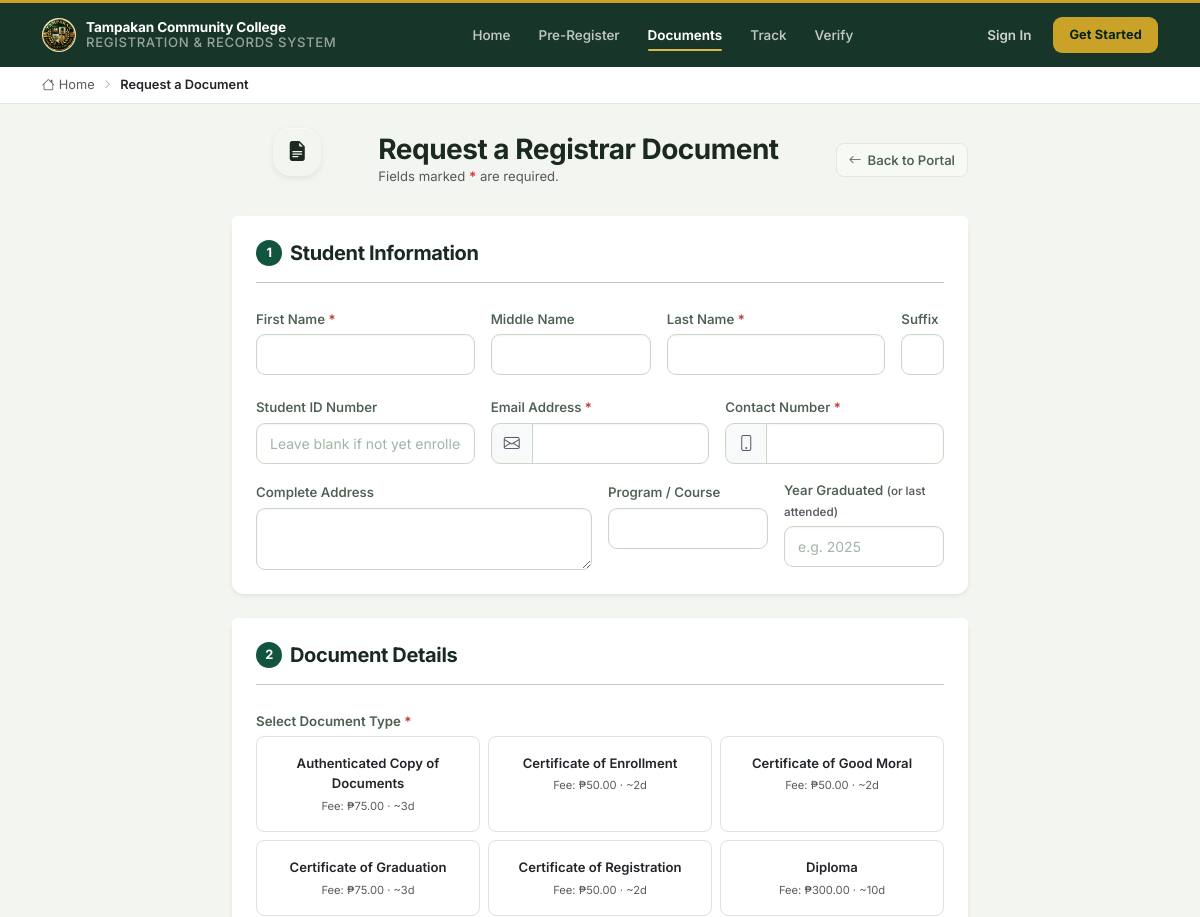
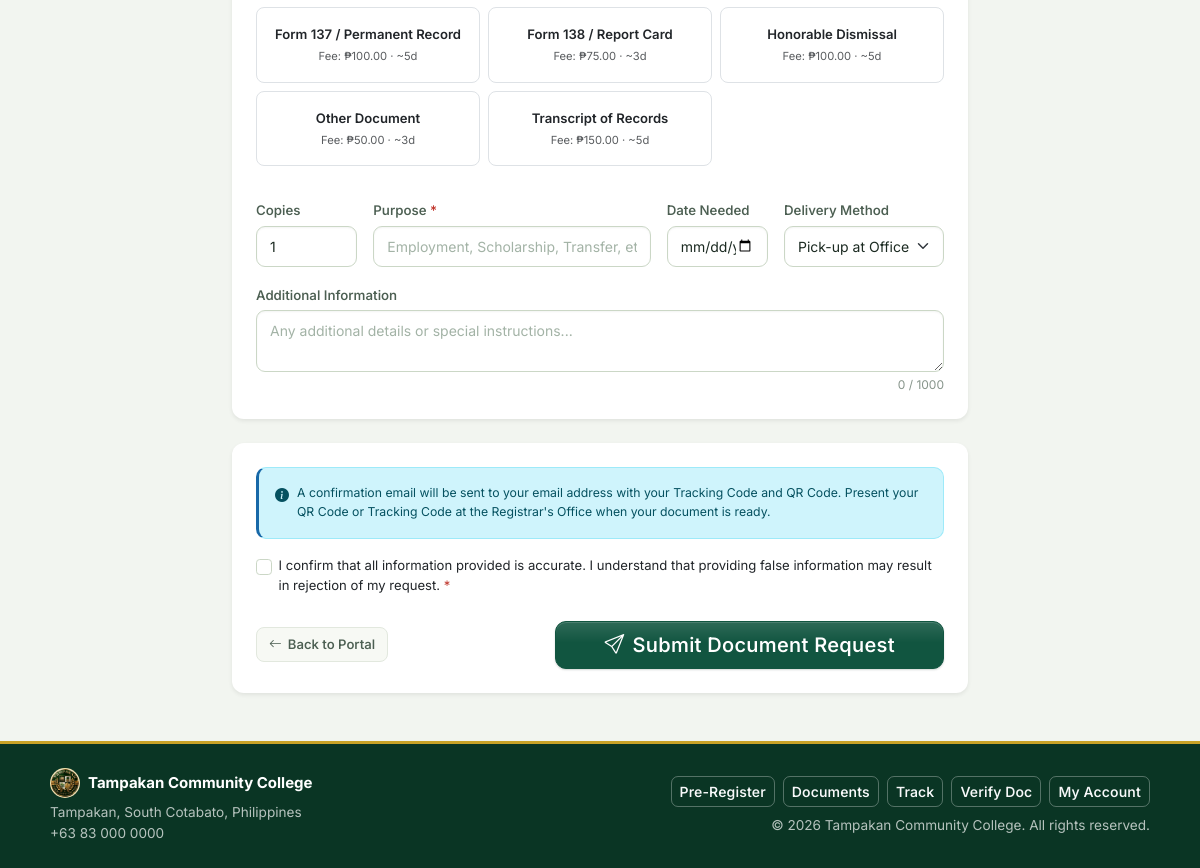
Page /student/document_request.php on the committed database (2 pictures, top to bottom).
### tables this page shows
CREATE TABLE document_types (
    id              INT UNSIGNED    NOT NULL AUTO_INCREMENT,
    code            VARCHAR(30)     NOT NULL,
    name            VARCHAR(200)    NOT NULL,
    description     TEXT                NULL DEFAULT NULL,
    fee             DECIMAL(10,2)   NOT NULL DEFAULT 0.00,
    processing_days INT             NOT NULL DEFAULT 3,
    is_active       TINYINT(1)      NOT NULL DEFAULT 1,
    created_at      DATETIME        NOT NULL DEFAULT CURRENT_TIMESTAMP,
    PRIMARY KEY (id),
    UNIQUE KEY uq_doc_code (code)
);

CREATE TABLE system_settings (
    id            INT UNSIGNED    NOT NULL AUTO_INCREMENT,
    setting_key   VARCHAR(100)    NOT NULL,
    setting_value TEXT                NULL DEFAULT NULL,
    label         VARCHAR(200)        NULL DEFAULT NULL,
    description   TEXT                NULL DEFAULT NULL,
    updated_by    INT UNSIGNED        NULL DEFAULT NULL,
    updated_at    DATETIME        NOT NULL DEFAULT CURRENT_TIMESTAMP ON UPDATE CURRENT_TIMESTAMP,
    PRIMARY KEY (id),
    UNIQUE KEY uq_setting_key (setting_key),
    CONSTRAINT fk_setting_user FOREIGN KEY (updated_by) REFERENCES users (id) ON DELETE SET NULL
);

### includes/helpers.php (called while the page is built, shortened)
<?php
require_once __DIR__ . '/db.php';
function isStudentLoggedIn(): bool
{
    return !empty($_SESSION['student_id']);
}
function currentStudent(): ?array
{
    if (!isStudentLoggedIn()) return null;
    return $_SESSION['student'] ?? null;
}
function e(mixed $value): string
{
    return htmlspecialchars((string) $value, ENT_QUOTES, 'UTF-8');
}
function getSetting(string $key, string $default = ''): string
{
    static $cache = [];
    if (!isset($cache[$key])) {
        $val = db()->fetchValue(
            "SELECT setting_value FROM system_settings WHERE setting_key = ?",
            [$key]
        );
        $cache[$key] = ($val !== null) ? (string)$val : $default;
    }
    return $cache[$key];
}
function formatCurrency(float $amount, string $symbol = '₱'): string
{
    return $symbol . number_format($amount, 2);
}
function post(string $key, mixed $default = ''): string
{
    return isset($_POST[$key]) ? trim($_POST[$key]) : $default;
}
function getActiveDocumentTypes(): array
{
    return db()->fetchAll("SELECT * FROM document_types WHERE is_active = 1 ORDER BY name ASC");
}

### includes/db.php (called while the page is built, shortened)
<?php
class Database
{
    private static ?Database $instance = null;
    private PDO $pdo;
    private function __construct()
    {
        $dsn = sprintf(
            'mysql:host=%s;port=%d;dbname=%s;charset=%s',
            DB_HOST, DB_PORT, DB_NAME, DB_CHARSET
        );
        $options = [
            PDO::ATTR_ERRMODE            => PDO::ERRMODE_EXCEPTION,
            PDO::ATTR_DEFAULT_FETCH_MODE => PDO::FETCH_ASSOC,
            PDO::ATTR_EMULATE_PREPARES   => false,
            PDO::MYSQL_ATTR_INIT_COMMAND => "SET NAMES utf8mb4 COLLATE utf8mb4_unicode_ci",
        ];
        try {
            $this->pdo = new PDO($dsn, DB_USER, DB_PASS, $options);
        } catch (PDOException $e) {
            if (APP_DEBUG) {
                die('<div style="font-family:monospace;padding:20px;color:red;">
                    <strong>Database Connection Error:</strong><br>' .
                    htmlspecialchars($e->getMessage()) . '</div>');
            } else {
                die('<div style="font-family:sans-serif;padding:20px;">
                    A system error occurred. Please contact the administrator.</div>');
            }
        }
    }
    public static function getInstance(): Database
    {
        if (self::$instance === null) {
            self::$instance = new self();
        }
        return self::$instance;
    }
    public function fetchAll(string $sql, array $params = []): array
    {
        $stmt = $this->pdo->prepare($sql);
        $stmt->execute($params);
        return $stmt->fetchAll();
    }
    public function fetchValue(string $sql, array $params = []): mixed
    {
        $stmt = $this->pdo->prepare($sql);
        $stmt->execute($params);
        $val = $stmt->fetchColumn();
        return $val !== false ? $val : null;
    }
}
function db(): Database
{
    return Database::getInstance();
}

### student/document_request.php (the view, shortened to what this page needs)
<?php
require_once __DIR__ . '/../includes/db.php';
require_once __DIR__ . '/../includes/helpers.php';
$schoolName   = getSetting('school_name', 'Tampakan Community College');
$docTypes     = getActiveDocumentTypes();
$student      = currentStudent();
$pre = [
    'first_name'     => $student['first_name']     ?? '',
    'middle_name'    => $student['middle_name']    ?? '',
    'last_name'      => $student['last_name']      ?? '',
    'suffix'         => $student['suffix']         ?? '',
    'student_id'     => $student['student_no']     ?? '',
    'email'          => $student['email']          ?? '',
    'contact_number' => $student['contact_number'] ?? '',
    'address'        => '',
    'program'        => '',
    'year_graduated' => '',
];
include __DIR__ . '/../includes/partials/portal_head.php';
include __DIR__ . '/../includes/partials/portal_nav.php';
?>
<div class="portal-crumbs">
  <div class="container py-2 d-flex align-items-center gap-2">
    <a href="<?= BASE_URL ?>/student/index.php" class="text-muted text-decoration-none">
      <i class="bi bi-house me-1"></i>Home
    </a>
    <i class="bi bi-chevron-right" style="font-size:.6rem;"></i>
    <span class="fw-semibold text-dark">Request a Document</span>
  </div>
</div>
<div class="container py-4">
  <div class="row justify-content-center">
    <div class="col-lg-8">
<div class="d-flex align-items-center gap-3 mb-4">
  <div class="portal-card-icon" style="width:48px;height:48px;flex-shrink:0;">
    <i class="bi bi-file-earmark-text-fill fs-5"></i>
  </div>
  <div>
    <h3 class="fw-bold mb-0">Request a Registrar Document</h3>
    <p class="text-muted mb-0 small">Fields marked <span class="text-danger fw-bold">*</span> are required.</p>
  </div>
  <a href="<?= BASE_URL ?>/student/index.php" class="btn-back ms-auto">
    <i class="bi bi-arrow-left"></i> Back to Portal
  </a>
</div>
<form method="POST" action="" id="doc-form" novalidate>
  <div class="card border-0 shadow-sm mb-4" style="border-radius:12px;">
    <div class="card-header border-0 bg-white pt-4 px-4 pb-0">
      <h5 class="fw-bold mb-0 d-flex align-items-center gap-2">
        <span class="section-num">1</span>
        Student Information
      </h5>
      <hr class="mt-3 mb-0">
    </div>
    <div class="card-body p-4">
      <div class="row g-3">
        <div class="col-md-4">
          <label class="form-label">First Name <span class="required-mark">*</span></label>
          <input type="text" name="first_name" class="form-control"
                 value="<?= e(post('first_name', $pre['first_name'])) ?>" required maxlength="100">
        </div>
        <div class="col-md-3">
          <label class="form-label">Middle Name</label>
          <input type="text" name="middle_name" class="form-control"
                 value="<?= e(post('middle_name', $pre['middle_name'])) ?>" maxlength="100">
        </div>
        <div class="col-md-4">
          <label class="form-label">Last Name <span class="required-mark">*</span></label>
          <input type="text" name="last_name" class="form-control"
                 value="<?= e(post('last_name', $pre['last_name'])) ?>" required maxlength="100">
        </div>
        <div class="col-md-1">
          <label class="form-label">Suffix</label>
          <input type="text" name="suffix" class="form-control"
                 value="<?= e(post('suffix', $pre['suffix'])) ?>" maxlength="20">
        </div>
      </div>
      <div class="row g-3 mt-1">
        <div class="col-md-4">
          <label class="form-label">Student ID Number</label>
          <input type="text" name="student_id" class="form-control"
                 value="<?= e(post('student_id', $pre['student_id'])) ?>" maxlength="50"
                 placeholder="Leave blank if not yet enrolled">
        </div>
        <div class="col-md-4">
          <label class="form-label">Email Address <span class="required-mark">*</span></label>
          <div class="input-group">
            <span class="input-group-text bg-light"><i class="bi bi-envelope text-muted"></i></span>
            <input type="email" name="email" class="form-control"
                   value="<?= e(post('email', $pre['email'])) ?>" required maxlength="150">
          </div>
        </div>
        <div class="col-md-4">
          <label class="form-label">Contact Number <span class="required-mark">*</span></label>
          <div class="input-group">
            <span class="input-group-text bg-light"><i class="bi bi-phone text-muted"></i></span>
            <input type="tel" name="contact_number" class="form-control"
                   value="<?= e(post('contact_number', $pre['contact_number'])) ?>" required maxlength="20">
          </div>
        </div>
        <div class="col-md-6">
          <label class="form-label">Complete Address</label>
          <textarea name="address" class="form-control" rows="2" maxlength="500"><?= e(post('address', $pre['address'])) ?></textarea>
        </div>
        <div class="col-md-3">
          <label class="form-label">Program / Course</label>
          <input type="text" name="program" class="form-control"
                 value="<?= e(post('program', $pre['program'])) ?>" maxlength="200">
        </div>
        <div class="col-md-3">
          <label class="form-label">Year Graduated <small class="text-muted">(or last attended)</small></label>
          <input type="text" name="year_graduated" class="form-control"
                 value="<?= e(post('year_graduated', $pre['year_graduated'])) ?>" maxlength="10" placeholder="e.g. 2025">
        </div>
      </div>
    </div>
  </div>
  <div class="card border-0 shadow-sm mb-4" style="border-radius:12px;">
    <div class="card-header border-0 bg-white pt-4 px-4 pb-0">
      <h5 class="fw-bold mb-0 d-flex align-items-center gap-2">
        <span class="section-num">2</span>
        Document Details
      </h5>
      <hr class="mt-3 mb-0">
    </div>
    <div class="card-body p-4">
      <label class="form-label fw-semibold">Select Document Type <span class="required-mark">*</span></label>
      <div class="row g-2 mb-3" id="doc-type-grid">
        <?php foreach ($docTypes as $dt): ?>
        <div class="col-sm-6 col-md-4">
          <label class="d-block h-100" style="cursor:pointer;">
            <div class="doc-type-card h-100 border rounded-3 p-3 text-center">
              <div class="fw-semibold mb-1"><?= e($dt['name']) ?></div>
              <div class="text-muted" style="font-size:.7rem;">
                Fee: <?= formatCurrency((float)$dt['fee']) ?> &middot; ~<?= (int)$dt['processing_days'] ?>d
              </div>
            </div>
          </label>
        </div>
        <?php endforeach; ?>
      </div>
      <div class="row g-3 mt-1">
        <div class="col-md-2">
          <label class="form-label">Copies</label>
          <input type="number" name="copies" class="form-control"
                 value="<?= e(post('copies','1')) ?>" min="1" max="10">
        </div>
        <div class="col-md-5">
          <label class="form-label">Purpose <span class="required-mark">*</span></label>
          <input type="text" name="purpose" class="form-control"
                 value="<?= e(post('purpose')) ?>" required maxlength="500"
                 placeholder="Employment, Scholarship, Transfer, etc.">
        </div>
        <div class="col-md-2">
          <label class="form-label">Date Needed</label>
          <input type="date" name="date_needed" class="form-control"
                 value="<?= e(post('date_needed')) ?>"
                 min="<?= date('Y-m-d', strtotime('+1 day')) ?>">
        </div>
        <div class="col-md-3">
          <label class="form-label">Delivery Method</label>
          <select name="delivery_method" class="form-select">
            <option value="Pick-up" <?= post('delivery_method','Pick-up')==='Pick-up'?'selected':'' ?>>
              <i class="bi bi-building"></i> Pick-up at Office
            </option>
          </select>
        </div>
        <div class="col-12">
          <label class="form-label">Additional Information</label>
          <textarea name="additional_info" class="form-control" rows="2"
                    maxlength="1000" data-max-chars="1000"
                    placeholder="Any additional details or special instructions..."><?= e(post('additional_info')) ?></textarea>
        </div>
      </div>
    </div>
  </div>
  <div class="card border-0 shadow-sm mb-4" style="border-radius:12px;">
    <div class="card-body p-4">
      <div class="alert alert-info d-flex gap-2 mb-3">
        <i class="bi bi-info-circle-fill flex-shrink-0"></i>
        <div class="small">
          A confirmation email will be sent to your email address with your Tracking Code and QR Code.
          Present your QR Code or Tracking Code at the Registrar's Office when your document is ready.
        </div>
      </div>
      <div class="form-check mb-4">
        <input class="form-check-input" type="checkbox" id="agreePrivacy" required>
        <label class="form-check-label small" for="agreePrivacy">
          I confirm that all information provided is accurate. I understand that providing false
          information may result in rejection of my request. <span class="required-mark">*</span>
        </label>
      </div>
      <div class="d-flex align-items-center justify-content-between flex-wrap gap-3">
        <a href="<?= BASE_URL ?>/student/index.php" class="btn-back">
          <i class="bi bi-arrow-left"></i> Back to Portal
        </a>
        <button type="submit" class="btn btn-primary btn-lg px-5" id="submitBtn">
          <i class="bi bi-send me-2"></i>Submit Document Request
        </button>
      </div>
    </div>
  </div>
</form>
    </div>
  </div>
</div>
<?php include __DIR__ . '/../includes/partials/portal_foot.php'; ?>

### includes/partials/portal_foot.php (shortened to what this page needs)
<?php
$schoolName = $schoolName ?? getSetting('school_name', 'Tampakan Community College');
?>
<footer class="portal-footer mt-auto">
  <div class="container py-4">
    <div class="row align-items-center g-3">
      <div class="col-md-6 text-center text-md-start">
        <div class="d-flex align-items-center justify-content-center justify-content-md-start gap-2 mb-1">
          <img src="<?= BASE_URL ?>/assets/images/school_logo.png" alt=""
               class="brand-logo brand-logo-sm" style="width:30px;height:30px;">
          <div class="fw-bold text-white"><?= e($schoolName) ?></div>
        </div>
        <div class="small"><?= e(getSetting('school_address', 'Tampakan, South Cotabato, Philippines')) ?></div>
        <div class="small"><?= e(getSetting('school_phone', '')) ?></div>
      </div>
      <div class="col-md-6 text-center text-md-end">
        <div class="d-flex gap-2 justify-content-center justify-content-md-end mb-2 flex-wrap">
          <a href="<?= BASE_URL ?>/student/pre_registration.php" class="btn btn-sm btn-outline-light">Pre-Register</a>
          <a href="<?= BASE_URL ?>/student/document_request.php" class="btn btn-sm btn-outline-light">Documents</a>
          <a href="<?= BASE_URL ?>/student/track.php" class="btn btn-sm btn-outline-light">Track</a>
          <a href="<?= BASE_URL ?>/verify.php" class="btn btn-sm btn-outline-light">Verify Doc</a>
          <a href="<?= BASE_URL ?>/auth/login.php" class="btn btn-sm btn-outline-light">My Account</a>
        </div>
        <div class="small">&copy; <?= date('Y') ?> <?= e($schoolName) ?>. All rights reserved.</div>
      </div>
    </div>
  </div>
</footer>
</body>
</html>

### rows in the picture
document_types: name "Authenticated Copy of Documents", fee "₱75.00", processing_days "3"
document_types: name "Certificate of Enrollment", fee "₱50.00", processing_days "2"
document_types: name "Certificate of Good Moral", fee "₱50.00", processing_days "2"
document_types: name "Certificate of Graduation", fee "₱75.00", processing_days "3"
document_types: name "Certificate of Registration", fee "₱50.00", processing_days "2"
document_types: name "Diploma", fee "₱300.00", processing_days "10"
document_types: name "Form 137 / Permanent Record", fee "₱100.00", processing_days "5"
document_types: name "Form 138 / Report Card", fee "₱75.00", processing_days "3"
document_types: name "Honorable Dismissal", fee "₱100.00", processing_days "5"
document_types: name "Other Document", fee "₱50.00", processing_days "3"
document_types: name "Transcript of Records", fee "₱150.00", processing_days "5"
system_settings: setting_value "Tampakan, South Cotabato, Philippines"
system_settings: setting_value "+63 83 000 0000"

### other values in the picture
$schoolName "Tampakan Community College"
$l['label'] "Home"
$l['label'] "Pre-Register"
$l['label'] "Documents"
$l['label'] "Track"
$l['label'] "Verify"
